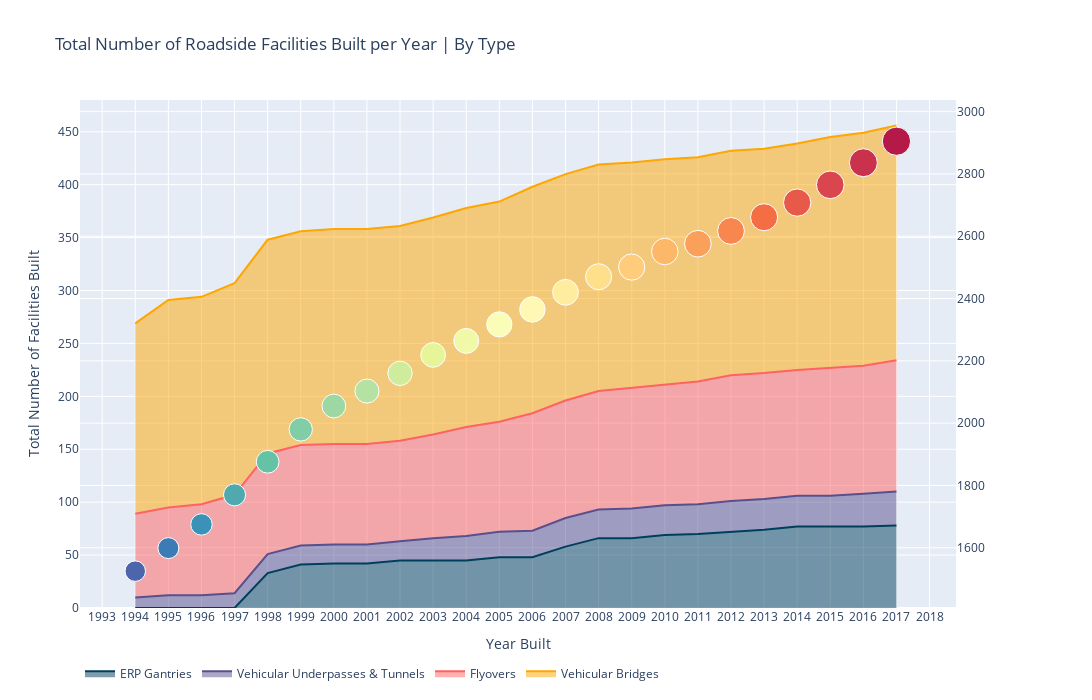

Notebook code cell kept with this figure:
### Markdown cell above
## Analysis 8

### Code cell
palette = ['#003f5c','#58508d','#ff6361','#ffa600']
facilities_by_type = pd.read_csv(r'./Datasets/Cleaned Data/(5,6) cleaned.csv')
facilities_by_type_total = pd.read_csv(r'./Datasets/Cleaned Data/(5,6) total_cleaned.csv')
facilities_by_type_total = facilities_by_type_total.drop('Unnamed: 0',axis=1)

fig = make_subplots(specs=[[{"secondary_y": True}]])
range_list = np.arange(0,5)
for i, color in zip(range_list,palette):
    fig.add_trace(px.area(facilities_by_type, x="Year", y="Count", color='Type of Facility').data[i])
    fig['data'][i]['line']['color']=palette[i]

palette1 = sns.color_palette("Spectral", 24).as_hex()
palette1 = list(reversed(palette1))
fig.add_trace(px.scatter(facilities_by_type_total, x="Year", y="Total",size='Total',opacity=1,trendline="ols", trendline_color_override="grey",hover_data=
                 {'Total':True,
                 }).data[0],secondary_y=True)
fig.update_traces(marker_color=palette1,selector=dict(type='scatter'))

fig.update_layout(height=700,width=1600)
fig.update_layout\
    (
        title='Total Number of Roadside Facilities Built per Year | By Type',
        xaxis=dict
            (
                tickmode='linear'
            ),
        xaxis_title = "Year Built"
        ,yaxis_title = "Total Number of Facilities Built"

    )

fig.update_traces(textfont_size=12, textangle=0, textposition="inside",textfont_color='black' ,cliponaxis=False,selector=dict(type='bar'))
fig.update_layout(barmode='stack')
fig.update_layout(autosize=True)
fig.update_layout(legend_orientation="h")
fig.update_layout(hovermode="x")
fig.show()

### Figure 1 — Plotly figure (JSON) as saved in the notebook; plotly's stock layout.template omitted (floating-point values rounded to 4 significant figures)
{"data": [{"hovertemplate": "Type of Facility=ERP Gantries<br>Year=%{x}<br>Count=%{y}<extra></extra>", "legendgroup": "ERP Gantries", "line": {"color": "#003f5c"}, "marker": {"color": ["#4d65ad", "#3b7cb7", "#3b92b9", "#50a9af", "#66c2a5", "#81cda5", "#9cd7a4", "#b5e1a2", "#cfec9d", "#e6f598", "#f0f9a7", "#fafdb7", "#fff8b4", "#feec9f", "#fee08b", "#fecc7b", "#fdb768", "#fba05b", "#f8864f", "#f46d43", "#e75948", "#da464d", "#c9314c", "#b41947"]}, "mode": "lines", "name": "ERP Gantries", "orientation": "v", "showlegend": true, "stackgroup": "1", "type": "scatter", "x": [1994, 1995, 1996, 1997, 1998, 1999, 2000, 2001, 2002, 2003, 2004, 2005, 2006, 2007, 2008, 2009, 2010, 2011, 2012, 2013, 2014, 2015, 2016, 2017], "xaxis": "x", "y": [0, 0, 0, 0, 33, 41, 42, 42, 45, 45, 45, 48, 48, 58, 66, 66, 69, 70, 72, 74, 77, 77, 77, 78], "yaxis": "y"}, {"hovertemplate": "Type of Facility=Vehicular Underpasses & Tunnels<br>Year=%{x}<br>Count=%{y}<extra></extra>", "legendgroup": "Vehicular Underpasses & Tunnels", "line": {"color": "#58508d"}, "marker": {"color": ["#4d65ad", "#3b7cb7", "#3b92b9", "#50a9af", "#66c2a5", "#81cda5", "#9cd7a4", "#b5e1a2", "#cfec9d", "#e6f598", "#f0f9a7", "#fafdb7", "#fff8b4", "#feec9f", "#fee08b", "#fecc7b", "#fdb768", "#fba05b", "#f8864f", "#f46d43", "#e75948", "#da464d", "#c9314c", "#b41947"]}, "mode": "lines", "name": "Vehicular Underpasses & Tunnels", "orientation": "v", "showlegend": true, "stackgroup": "1", "type": "scatter", "x": [1994, 1995, 1996, 1997, 1998, 1999, 2000, 2001, 2002, 2003, 2004, 2005, 2006, 2007, 2008, 2009, 2010, 2011, 2012, 2013, 2014, 2015, 2016, 2017], "xaxis": "x", "y": [10, 12, 12, 14, 18, 18, 18, 18, 18, 21, 23, 24, 25, 27, 27, 28, 28, 28, 29, 29, 29, 29, 31, 32], "yaxis": "y"}, {"hovertemplate": "Type of Facility=Flyovers<br>Year=%{x}<br>Count=%{y}<extra></extra>", "legendgroup": "Flyovers", "line": {"color": "#ff6361"}, "marker": {"color": ["#4d65ad", "#3b7cb7", "#3b92b9", "#50a9af", "#66c2a5", "#81cda5", "#9cd7a4", "#b5e1a2", "#cfec9d", "#e6f598", "#f0f9a7", "#fafdb7", "#fff8b4", "#feec9f", "#fee08b", "#fecc7b", "#fdb768", "#fba05b", "#f8864f", "#f46d43", "#e75948", "#da464d", "#c9314c", "#b41947"]}, "mode": "lines", "name": "Flyovers", "orientation": "v", "showlegend": true, "stackgroup": "1", "type": "scatter", "x": [1994, 1995, 1996, 1997, 1998, 1999, 2000, 2001, 2002, 2003, 2004, 2005, 2006, 2007, 2008, 2009, 2010, 2011, 2012, 2013, 2014, 2015, 2016, 2017], "xaxis": "x", "y": [79, 83, 86, 93, 95, 95, 95, 95, 95, 98, 103, 104, 111, 111, 112, 114, 114, 116, 119, 119, 119, 121, 121, 124], "yaxis": "y"}, {"hovertemplate": "Type of Facility=Vehicular Bridges<br>Year=%{x}<br>Count=%{y}<extra></extra>", "legendgroup": "Vehicular Bridges", "line": {"color": "#ffa600"}, "marker": {"color": ["#4d65ad", "#3b7cb7", "#3b92b9", "#50a9af", "#66c2a5", "#81cda5", "#9cd7a4", "#b5e1a2", "#cfec9d", "#e6f598", "#f0f9a7", "#fafdb7", "#fff8b4", "#feec9f", "#fee08b", "#fecc7b", "#fdb768", "#fba05b", "#f8864f", "#f46d43", "#e75948", "#da464d", "#c9314c", "#b41947"]}, "mode": "lines", "name": "Vehicular Bridges", "orientation": "v", "showlegend": true, "stackgroup": "1", "type": "scatter", "x": [1994, 1995, 1996, 1997, 1998, 1999, 2000, 2001, 2002, 2003, 2004, 2005, 2006, 2007, 2008, 2009, 2010, 2011, 2012, 2013, 2014, 2015, 2016, 2017], "xaxis": "x", "y": [180, 196, 196, 200, 202, 202, 203, 203, 203, 205, 207, 208, 214, 214, 214, 213, 213, 212, 212, 212, 214, 218, 220, 222], "yaxis": "y"}, {"hovertemplate": "Year=%{x}<br>Total=%{marker.size}<extra></extra>", "legendgroup": "", "marker": {"color": ["#4d65ad", "#3b7cb7", "#3b92b9", "#50a9af", "#66c2a5", "#81cda5", "#9cd7a4", "#b5e1a2", "#cfec9d", "#e6f598", "#f0f9a7", "#fafdb7", "#fff8b4", "#feec9f", "#fee08b", "#fecc7b", "#fdb768", "#fba05b", "#f8864f", "#f46d43", "#e75948", "#da464d", "#c9314c", "#b41947"], "opacity": 1, "size": [1525, 1599, 1675, 1770, 1876, 1980, 2055, 2103, 2160, 2219, 2264, 2317, 2365, 2420, 2470, 2501, 2551, 2576, 2617, 2661, 2708, 2765, 2836, 2905], "sizemode": "area", "sizeref": 7.263, "symbol": "circle"}, "mode": "markers", "name": "", "orientation": "v", "showlegend": false, "type": "scatter", "x": [1994, 1995, 1996, 1997, 1998, 1999, 2000, 2001, 2002, 2003, 2004, 2005, 2006, 2007, 2008, 2009, 2010, 2011, 2012, 2013, 2014, 2015, 2016, 2017], "xaxis": "x", "y": [1525, 1599, 1675, 1770, 1876, 1980, 2055, 2103, 2160, 2219, 2264, 2317, 2365, 2420, 2470, 2501, 2551, 2576, 2617, 2661, 2708, 2765, 2836, 2905], "yaxis": "y2"}], "layout": {"autosize": true, "barmode": "stack", "height": 700, "hovermode": "x", "legend": {"orientation": "h"}, "title": {"text": "Total Number of Roadside Facilities Built per Year | By Type"}, "width": 1600, "xaxis": {"anchor": "y", "domain": [0.0, 0.94], "tickmode": "linear", "title": {"text": "Year Built"}}, "yaxis": {"anchor": "x", "domain": [0.0, 1.0], "title": {"text": "Total Number of Facilities Built"}}, "yaxis2": {"anchor": "x", "overlaying": "y", "side": "right"}}}
